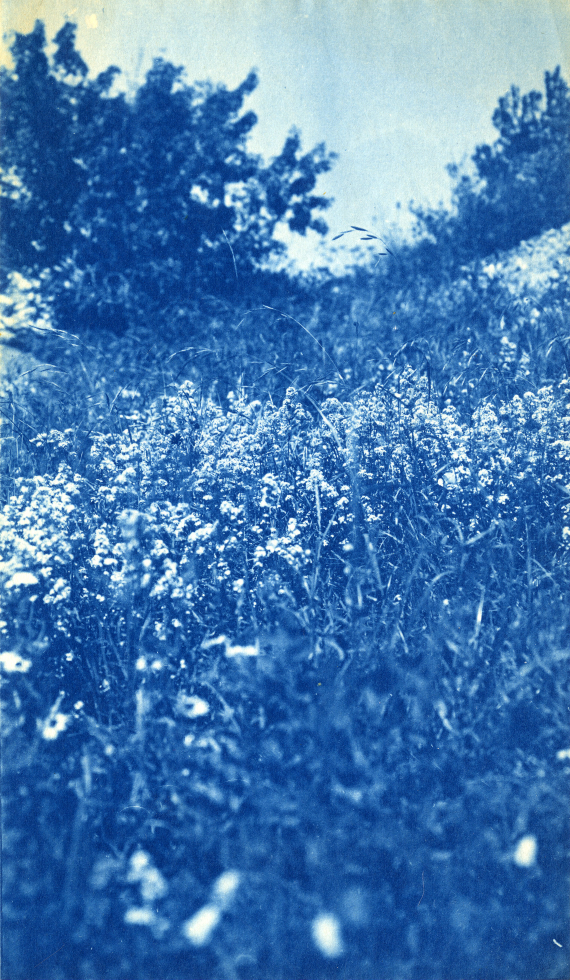
#> input picture images/cyanotype.jpg, 1710 x 2938 px (shown at 1/3 size)
$ python main_contours.py
#> lines starting #> are read from the running program, lines starting #| are printed output that depends on the picture
import cv2                    # For image processing
import numpy as np           # For array manipulation
from skimage.metrics import structural_similarity as ssim  # SSIM comparison
from noise import pnoise2    # Perlin noise generation
import matplotlib.pyplot as plt  # For visualization
import os                    # To confirm working directory
from dotenv import load_dotenv # import env retrieval
load_dotenv() # actually load env variables

IMAGE_DIR = os.getenv("IMAGE_DIR", "images")  # Default fallback


# Print the current working directory to confirm file paths
print("Current Working Directory:", os.getcwd())

# --- Load Cyanotype Image ---
def load_image(path, size=(512, 512)):
    """
    Loads and resizes an image from a given path. Converts it to float32 in [0, 1].
    """
#> called with path = 'images/cyanotype.jpg', size = (512, 512)
    img = cv2.imread(path, cv2.IMREAD_GRAYSCALE)  # Load in grayscale
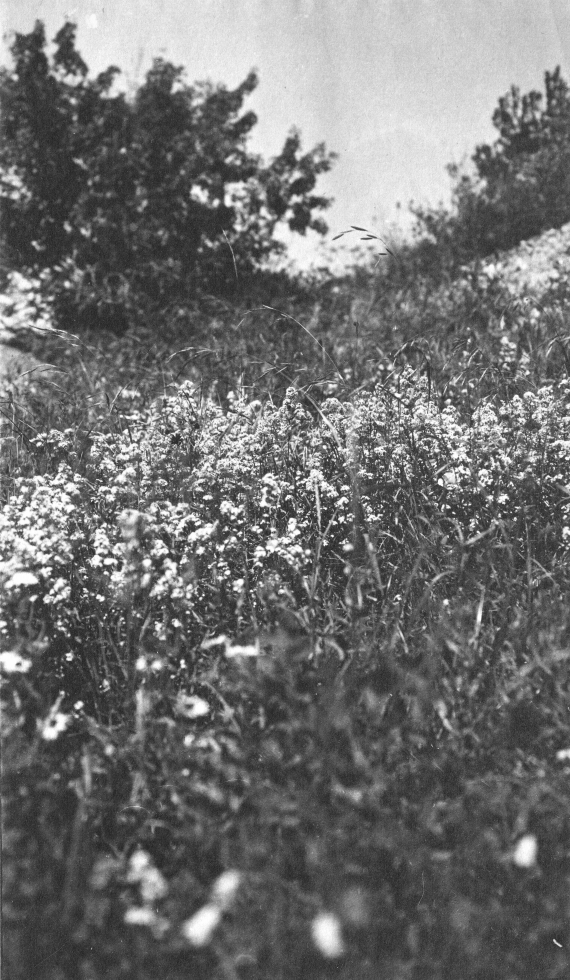
#> img: shape (2938, 1710) (shown at 1/3 size); min 13, max 255, mean 113.4
    img = cv2.Canny(img, 100, 200) # We want to define thresholds before resizing to match Perlin noise
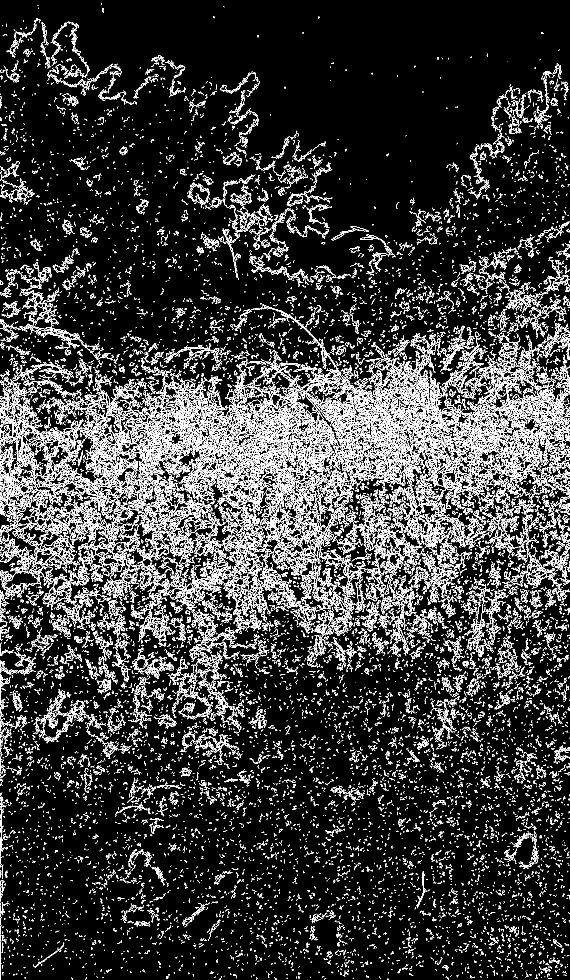
#> img: shape (2938, 1710) (shown at 1/3 size); 10.1% white in thin lines or dots
    img = cv2.resize(img, size)                   # Resize to match Perlin noise shape
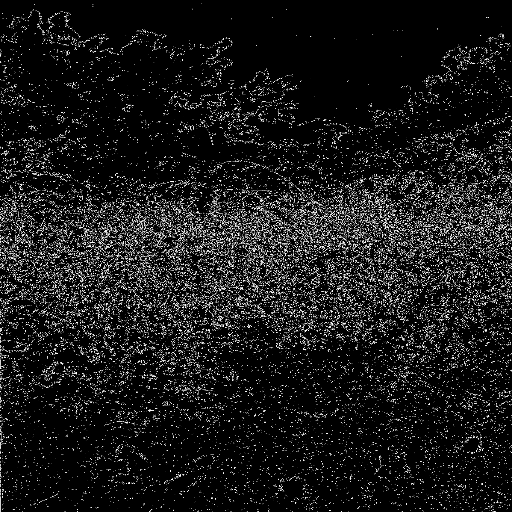
#> img: shape (512, 512); min 0, max 255, mean 25.6
    img = cv2.normalize(img.astype('float32'), None, 0.0, 1.0, cv2.NORM_MINMAX)
    return img

# --- Generate Perlin Noise ---
def generate_perlin(size=(512, 512), scale=10):
    """
    Creates a 2D Perlin noise array scaled to match the image (512 x 512 pixels)
    """
#> called with size = (512, 512), scale = 10
    width, height = size
    noise_map = np.zeros((width, height))
    for i in range(width):
        for j in range(height):
            noise_map[i][j] = pnoise2(i / scale, j / scale, octaves=6)
    # Normalize to [0, 1]
    noise_map = (noise_map - noise_map.min()) / (noise_map.max() - noise_map.min())
    return noise_map

# --- Compare Two Images with SSIM ---
def compare_images(img1, img2):
    """
    Calculates SSIM similarity score and difference map.
    """
    score, diff = ssim(img1, img2, full=True, data_range=1.0)
    print(f"SSIM Similarity Score: {score:.4f}")
    return diff

# --- Plot Results ---
def plot_images(img1, img2, diff):
    """
    Display the cyanotype, Perlin noise, and SSIM difference map.
    """
    fig, axs = plt.subplots(1, 3, figsize=(18, 6))
    axs[0].imshow(img1, cmap='gray')
    axs[0].set_title("Cyanotype")
    axs[1].imshow(img2, cmap='gray')
    axs[1].set_title("Perlin Noise")
    axs[2].imshow(diff, cmap='hot')
    axs[2].set_title("SSIM Difference")
    for ax in axs:
        ax.axis('off')
    plt.tight_layout()
    plt.savefig("outputs/ssim_comparison.png")  # Save the visualization
    plt.show()

# --- Main Execution ---
if __name__ == "__main__":
    cyanotype_img = load_image("images/cyanotype.jpg")
#> (the run stopped early here; a loop or call above may not have finished)
